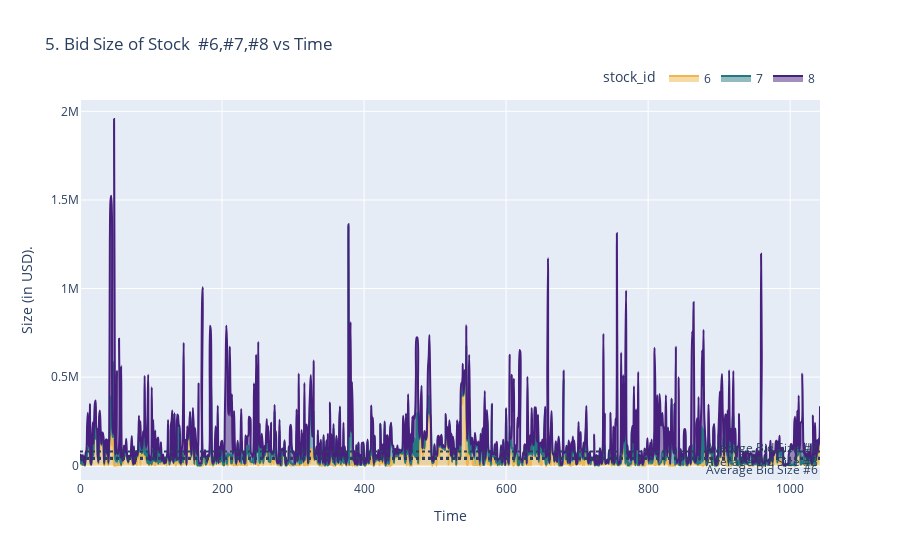

The notebook cell this image was saved under:
### Markdown cell above
<div style="font-family:  'Garamond', sans-serif;  color: #263A29;">
    <h1 style="font-size: 36px;font-weight: bold;text-align: center;">
    IV. Bid Size vs Time
    </h1>
<hr>
</div>

### Code cell
fig = px.area(stock678, x=stock678.index//3, y=["bid_size"],color="stock_id",
              title="5. Bid Size of Stock  #6,#7,#8 vs Time",line_shape='spline',
              color_discrete_map={6: "#EFB74F",7: "#247881",8:"#47207D"})

fig.add_hline(y=stock678.query("stock_id==6")["bid_size"].mean(), line_dash="dot", annotation_text="Average Bid Size #6", annotation_position="bottom right")
fig.add_hline(y=stock678.query("stock_id==7")["bid_size"].mean(), line_dash="dot", annotation_text="Average Bid Size #7", annotation_position="top right")
fig.add_hline(y=stock678.query("stock_id==8")["bid_size"].mean(), line_dash="dot", annotation_text="Average Bid Size #8", annotation_position="bottom right")
fig.update_layout(xaxis_title="Time", yaxis_title="Size (in USD).",legend=dict(orientation="h", yanchor="bottom", y=1.02, xanchor="right", x=1))
fig.show()

### Figure 1 — Plotly figure (JSON) as saved in the notebook; plotly's stock layout.template omitted (floating-point values rounded to 4 significant figures; data arrays with more than 128 entries replaced by an {"elided": "..."} marker saying what was removed)
{"data": [{"fillpattern": {"shape": ""}, "hovertemplate": "stock_id=6<br>variable=bid_size<br>x=%{x}<br>value=%{y}<extra></extra>", "legendgroup": "6", "line": {"color": "#EFB74F", "shape": "spline"}, "marker": {"symbol": "circle"}, "mode": "lines", "name": "6", "orientation": "v", "showlegend": true, "stackgroup": "1", "type": "scatter", "x": {"elided": "1043 int values"}, "xaxis": "x", "y": {"elided": "1043 float values"}, "yaxis": "y"}, {"fillpattern": {"shape": ""}, "hovertemplate": "stock_id=7<br>variable=bid_size<br>x=%{x}<br>value=%{y}<extra></extra>", "legendgroup": "7", "line": {"color": "#247881", "shape": "spline"}, "marker": {"symbol": "circle"}, "mode": "lines", "name": "7", "orientation": "v", "showlegend": true, "stackgroup": "1", "type": "scatter", "x": {"elided": "1043 int values"}, "xaxis": "x", "y": {"elided": "1043 float values"}, "yaxis": "y"}, {"fillpattern": {"shape": ""}, "hovertemplate": "stock_id=8<br>variable=bid_size<br>x=%{x}<br>value=%{y}<extra></extra>", "legendgroup": "8", "line": {"color": "#47207D", "shape": "spline"}, "marker": {"symbol": "circle"}, "mode": "lines", "name": "8", "orientation": "v", "showlegend": true, "stackgroup": "1", "type": "scatter", "x": {"elided": "1043 int values"}, "xaxis": "x", "y": {"elided": "1043 float values"}, "yaxis": "y"}], "layout": {"annotations": [{"showarrow": false, "text": "Average Bid Size #6", "x": 1, "xanchor": "right", "xref": "x domain", "y": 37930.0, "yanchor": "top", "yref": "y"}, {"showarrow": false, "text": "Average Bid Size #7", "x": 1, "xanchor": "right", "xref": "x domain", "y": 44780.0, "yanchor": "bottom", "yref": "y"}, {"showarrow": false, "text": "Average Bid Size #8", "x": 1, "xanchor": "right", "xref": "x domain", "y": 80840.0, "yanchor": "top", "yref": "y"}], "legend": {"orientation": "h", "title": {"text": "stock_id"}, "tracegroupgap": 0, "x": 1, "xanchor": "right", "y": 1.02, "yanchor": "bottom"}, "shapes": [{"line": {"dash": "dot"}, "type": "line", "x0": 0, "x1": 1, "xref": "x domain", "y0": 37930.0, "y1": 37930.0, "yref": "y"}, {"line": {"dash": "dot"}, "type": "line", "x0": 0, "x1": 1, "xref": "x domain", "y0": 44780.0, "y1": 44780.0, "yref": "y"}, {"line": {"dash": "dot"}, "type": "line", "x0": 0, "x1": 1, "xref": "x domain", "y0": 80840.0, "y1": 80840.0, "yref": "y"}], "title": {"text": "5. Bid Size of Stock  #6,#7,#8 vs Time"}, "xaxis": {"anchor": "y", "domain": [0.0, 1.0], "title": {"text": "Time"}}, "yaxis": {"anchor": "x", "domain": [0.0, 1.0], "title": {"text": "Size (in USD)."}}}}
